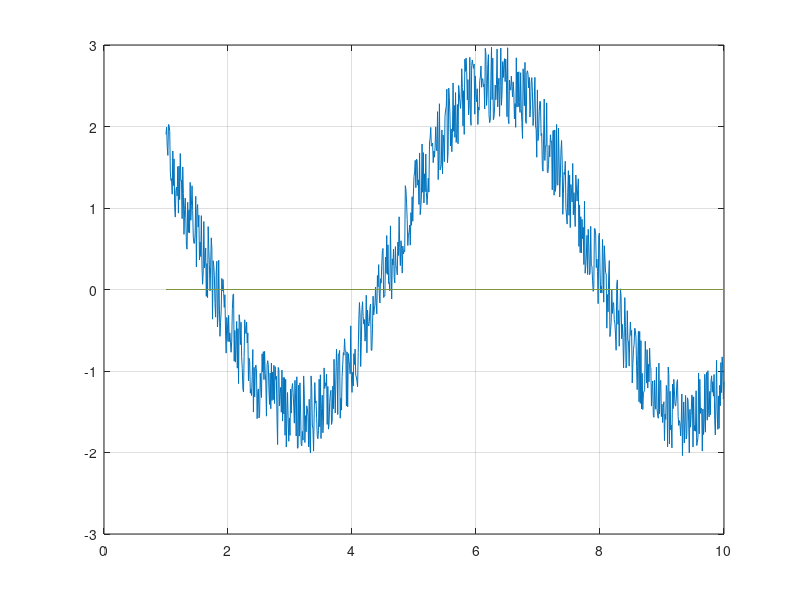

Write the MATLAB code that produced this figure.
clc 
clear

t = 1:0.01:10;
output1 = zeros(length(t));

sygnal1 = rand(1, length(t));
sygnal2 = 2.05* cos(t);

for pom =1:length(sygnal1)
    output1(pom) = sygnal1(pom) + sygnal2(pom);
end

plot(t, output1),grid;


suma = 0;

for sum = 1:length(output1)
    suma = suma + output1(pom);
end

srednia = suma / length(sygnal1);

disp(suma);
disp(srednia);